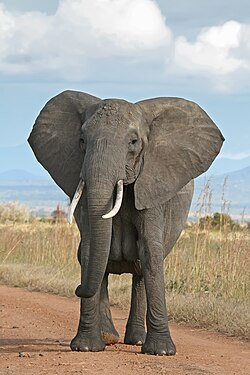
#> input picture images/elephant.jpg, 250 x 375 px, found by its file name
$ jupyter execute test2.ipynb
#> lines starting #> are read from the running program, lines starting #| are printed output that depends on the picture
[cell 1]
import cv2
import matplotlib.pyplot as plt

# Load image via OpenCV
img = cv2.imread("C:/Users/Simon/Documents/projecten/paint-bot/images/elephant.jpg")
#> img is the input picture: shape (375, 250, 3); mean B, G, R 143.2, 153.3, 159.4
img_rgb = cv2.cvtColor(img, cv2.COLOR_BGR2RGB)

# Initialize OpenCV's Fine Grained Saliency
saliency = cv2.saliency.StaticSaliencyFineGrained_create()
success, saliency_map = saliency.computeSaliency(img_rgb)
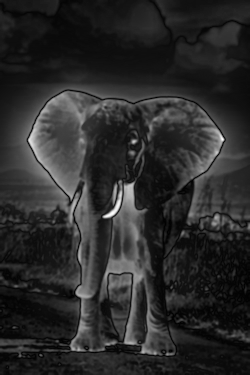
#> saliency_map: shape (375, 250) float32; min 0, max 1, mean 0.167
#> success = True

# saliency_map is already normalized between 0.0 and 1.0
plt.imshow(saliency_map, cmap='magma')
plt.show()
